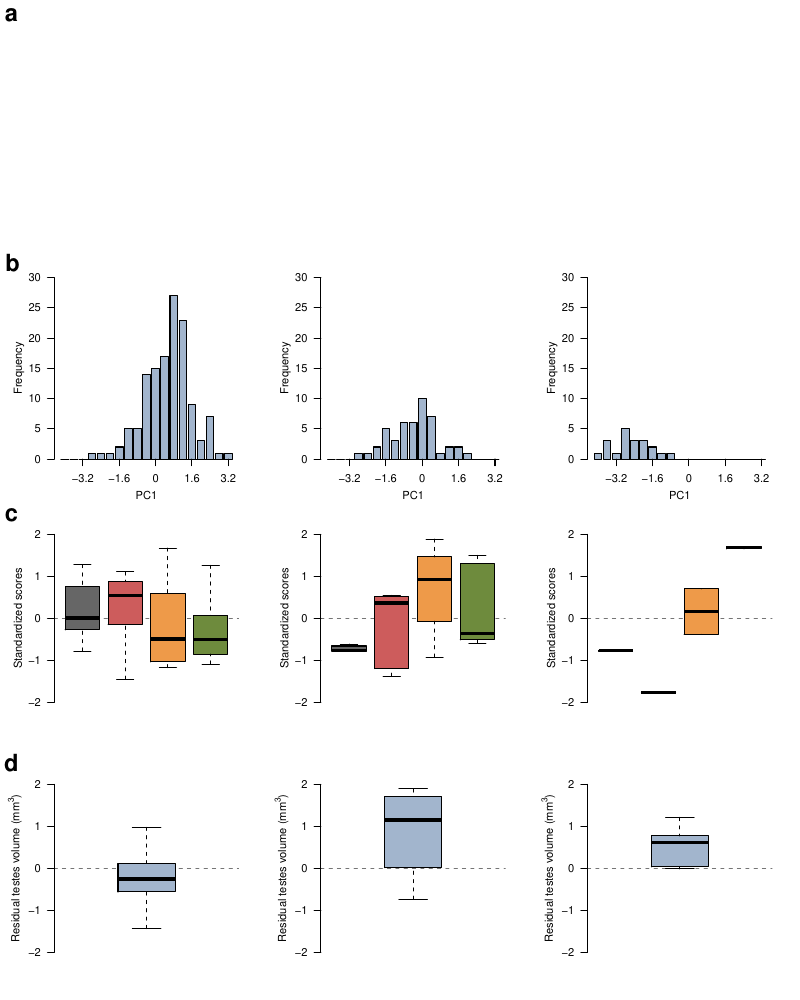

This figure's R source:
library(jpeg)

#tiff("fig1abcd.tiff", width = 4, height = 5, units = "in",
#     res = 400, pointsize = 5)

jpeg.plot <- function(infile, pic.text, xlower = 0, ylower = 0, xupper = 1, yupper = 1) {
    pic <- readJPEG(infile)
    res <- dim(pic)[1:2]
    plot(0, 0, xlim = c(0, 1), ylim = c(0, 1),
         type = 'n', bty = 'n', xaxt = 'n', yaxt = 'n', xlab = "", ylab = "")
    rasterImage(pic, xlower, ylower, xupper, yupper)
    text(0.5, 0.95, pic.text, cex = 2, font = 2)
}

data1b <- read.table("fig1b.csv", header = T, sep = ",")
data1c <- read.table("fig1c.csv", header = T, sep = ",")
data1d <- read.table("fig1d.csv", header = T, sep = ",")

general.blue <- "lightsteelblue3"
allcex.axis <- 1.3
allcex.lab <- 1.5

# b, l, t, r - default: c(5, 4, 4, 2) + 0.1
#par(mfrow = c(4, 3), mar = c(3.5, 4, 2, 2) + 0.1,
#    cex.lab = allcex.lab, cex.axis = allcex.axis)

## Figure a
pos.indsat <- c(-0.025, -0.1, 1.025, 0.9)
pos.fae <- c(0.2, 0.15, 0.8, 0.65)

jpeg.plot("independent.jpg", "Independent", xlower = pos.indsat[1], ylower = pos.indsat[2], xupper = pos.indsat[3], yupper = pos.indsat[4])

mtext("a", font = 2, line = 0, cex = 1.4,
        at = par("usr")[1] - 0.02)

jpeg.plot("satellite2.jpg", "Satellite", xlower = pos.indsat[1], ylower = pos.indsat[2], xupper = pos.indsat[3], yupper = pos.indsat[4])
jpeg.plot("faeder.jpg", "Faeder", xlower = pos.fae[1], ylower = pos.fae[2], xupper = pos.fae[3], yupper = pos.fae[4])

## Figure b

ymaxB <- c(0, 30)
xlabelB <- "PC1"
ylabelB <- "Frequency"
mgpB <- c(2.5, 1, 0)

barplot(data1b$Ind, ylim = ymaxB, xlab = xlabelB, ylab = ylabelB,
        axes = FALSE, axisnames = TRUE, mgp = mgpB,
        col = general.blue, border = TRUE, space = 0)

axis(1, at = seq(2, 19, 4) + 0.5, labels = seq(-3.2, 3.2, 1.6))
axis(2, las = 2)

mtext("b", font = 2, line = 1.5, cex = 1.4,
        at = par("usr")[1] - 0.5)

barplot(data1b$Sat, ylim = ymaxB, xlab = xlabelB, ylab = ylabelB,
        axes = FALSE, axisnames = TRUE, mgp = mgpB,
        col = general.blue, border = TRUE, space = 0)

axis(1, at = seq(2, 19, 4) + 0.5, labels = seq(-3.2, 3.2, 1.6))
axis(2, las = 2)

barplot(data1b$Fad, ylim = ymaxB, xlab = xlabelB, ylab = ylabelB,
        axes = FALSE, axisnames = TRUE, mgp = mgpB,
        col = general.blue, border = TRUE, space = 0)

axis(1, at = seq(2, 19, 4) + 0.5, labels = seq(-3.2, 3.2, 1.6))
axis(2, las = 2)

# Figure c

agg <- data.frame(Morph = data1c$MORPH,
                  Phenotype = rep("Aggression", length(data1c$RuffID)),
                  Value = data1c$Aggression)

dis <- data.frame(Morph = data1c$MORPH,
                  Phenotype = rep("Display", length(data1c$RuffID)),
                  Value = data1c$Display)

pro <- data.frame(Morph = data1c$MORPH,
                  Phenotype = rep("Proximity", length(data1c$RuffID)),
                  Value = data1c$Proximity)

ale <- data.frame(Morph = data1c$MORPH,
                  Phenotype = rep("Alert stance", length(data1c$RuffID)),
                  Value = data1c$Alert.Stance)

df1c <- rbind(agg, dis, pro, ale)
colors <- c("grey40", "indianred", "tan2", "darkolivegreen4")

indC <- df1c[df1c$Morph == "1RES", ]
satC <- df1c[df1c$Morph == "2SAT", ]
faeC <- df1c[df1c$Morph == "3Faeder", ]

xlabC <- ""
xlimitC <- c(0.5, 4.5)
ylimitC <- c(-2.2, 2.2)

plot(0, 0, type = 'n', bty = 'n', xaxt = 'n', yaxt = 'n',
     xlim = xlimitC, ylim = ylimitC,
     xlab = xlabC, 
     ylab = "Standardized scores",
     mgp = mgpB)
abline(h = 0, lty = 2, col = "grey46")
boxplot(indC$Value ~ as.factor(indC$Phenotype),
        frame = FALSE, axes = FALSE, add = TRUE, outline = FALSE, col = colors)
axis(2, las = 2, at = seq(-2, 2, 1))
text(seq(1,4), rep(-2.2, 4), c("Aggr.", "Disp.", "Prox.", "Alert"), cex = 1.4)
mtext("c", font = 2, line = 1, cex = 1.4,
        at = par("usr")[1] - 0.04)

plot(0, 0, type = 'n', bty = 'n', xaxt = 'n', yaxt = 'n',
     xlim = xlimitC, ylim = ylimitC,
     xlab = xlabC, 
     ylab = "Standardized scores",
     mgp = mgpB)
abline(h = 0, lty = 2, col = "grey46")
boxplot(satC$Value ~ as.factor(satC$Phenotype),
        frame = FALSE, axes = FALSE, add = TRUE, outline = FALSE, col = colors)
axis(2, las = 2, at = seq(-2, 2, 1))
text(seq(1,4), rep(-2.2, 4), c("Aggr.", "Disp.", "Prox.", "Alert"), cex = 1.4)

plot(0, 0, type = 'n', bty = 'n', xaxt = 'n', yaxt = 'n',
     xlim = xlimitC, ylim = ylimitC,
     xlab = xlabC, 
     ylab = "Standardized scores",
     mgp = mgpB)
abline(h = 0, lty = 2, col = "grey46")
boxplot(faeC$Value ~ as.factor(faeC$Phenotype), 
        frame = FALSE, axes = FALSE, add = TRUE, outline = FALSE, col = colors)
axis(2, las = 2, at = seq(-2, 2, 1))
text(seq(1,4), rep(-2.2, 4), c("Aggr.", "Disp.", "Prox.", "Alert"), cex = 1.4)

# Figure d

indD <- data1d[data1d$MORPH == "Independent", ]
satD <- data1d[data1d$MORPH == "Satellite", ]
faeD <- data1d[data1d$MORPH == "Faeder", ]

xlabD <- ""
ylabD <- expression("Residual testes volume ("*"log mm"^3*")")
xlimitD <- c(0.4, 1.6)
ylimitD <- c(-2, 2)

mgpD <- c(2, 1, 0)

plot(0, 0, type = 'n', bty = 'n', xaxt = 'n', yaxt = 'n',
     xlim = xlimitD, ylim = ylimitD, xlab = xlabD, ylab = ylabD,
     mgp = mgpD)
abline(h = 0, lty = 2, col = "grey46")
boxplot(indD$RESIDUAL.testes.volume, frame = FALSE, add = TRUE,
        col = general.blue, border = TRUE, axes = FALSE, outline = FALSE)
axis(2, las = 2, at = seq(-2, 2, 1))

mtext("d", font = 2, line = 1, cex = 1.4,
        at = par("usr")[1] - 0.02)

plot(0, 0, type = 'n', bty = 'n', xaxt = 'n', yaxt = 'n',
     xlim = xlimitD, ylim = ylimitD, xlab = xlabD, ylab = ylabD,
     mgp = mgpD)
abline(h = 0, lty = 2, col = "grey46")
boxplot(satD$RESIDUAL.testes.volume, frame = FALSE, add = TRUE,
        col = general.blue, border = TRUE, axes = FALSE, outline = FALSE)
axis(2, las = 2, at = seq(-2, 2, 1))

plot(0, 0, type = 'n', bty = 'n', xaxt = 'n', yaxt = 'n',
     xlim = xlimitD, ylim = ylimitD, xlab = xlabD, ylab = ylabD,
     mgp = mgpD)
abline(h = 0, lty = 2, col = "grey46")
boxplot(faeD$RESIDUAL.testes.volume, frame = FALSE, add = TRUE,
        col = general.blue, border = TRUE, axes = FALSE, outline = FALSE)
axis(2, las = 2, at = seq(-2, 2, 1))

#dev.off()
